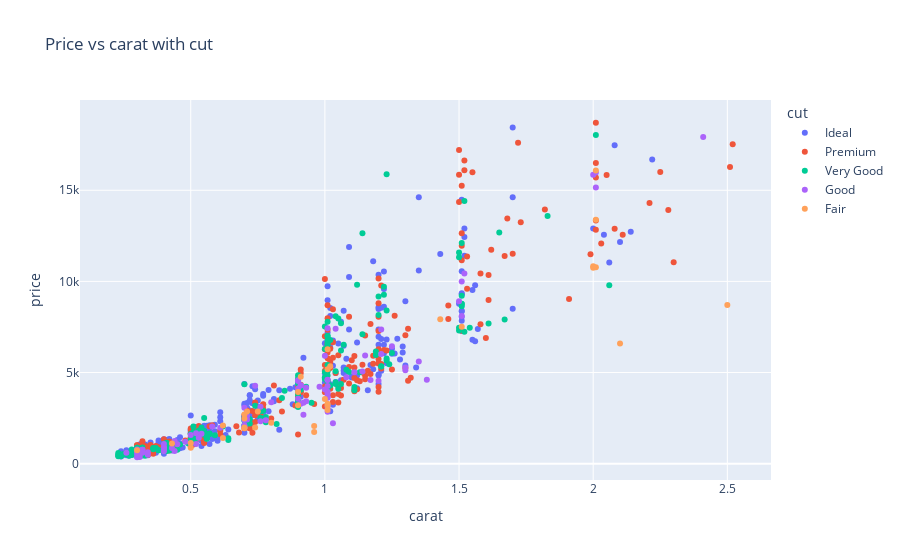

The code cell stored with this chart in its notebook:
### Code cell
scatter_diamods_by(diamonds, 'cut')

### Figure 1 — Plotly figure (JSON) as saved in the notebook; plotly's stock layout.template omitted (floating-point values rounded to 4 significant figures; data arrays with more than 128 entries replaced by an {"elided": "..."} marker saying what was removed)
{"data": [{"hovertemplate": "cut=Ideal<br>carat=%{x}<br>price=%{y}<extra></extra>", "legendgroup": "Ideal", "marker": {"color": "#636efa", "symbol": "circle"}, "mode": "markers", "name": "Ideal", "orientation": "v", "showlegend": true, "type": "scatter", "x": {"elided": "380 float values"}, "xaxis": "x", "y": {"elided": "380 int values"}, "yaxis": "y"}, {"hovertemplate": "cut=Premium<br>carat=%{x}<br>price=%{y}<extra></extra>", "legendgroup": "Premium", "marker": {"color": "#EF553B", "symbol": "circle"}, "mode": "markers", "name": "Premium", "orientation": "v", "showlegend": true, "type": "scatter", "x": {"elided": "289 float values"}, "xaxis": "x", "y": {"elided": "289 int values"}, "yaxis": "y"}, {"hovertemplate": "cut=Very Good<br>carat=%{x}<br>price=%{y}<extra></extra>", "legendgroup": "Very Good", "marker": {"color": "#00cc96", "symbol": "circle"}, "mode": "markers", "name": "Very Good", "orientation": "v", "showlegend": true, "type": "scatter", "x": {"elided": "201 float values"}, "xaxis": "x", "y": {"elided": "201 int values"}, "yaxis": "y"}, {"hovertemplate": "cut=Good<br>carat=%{x}<br>price=%{y}<extra></extra>", "legendgroup": "Good", "marker": {"color": "#ab63fa", "symbol": "circle"}, "mode": "markers", "name": "Good", "orientation": "v", "showlegend": true, "type": "scatter", "x": [1.01, 0.61, 1.5, 0.3, 2.41, 0.52, 1.03, 0.34, 2.01, 0.9, 0.45, 1.38, 0.91, 0.71, 0.74, 0.53, 0.31, 1.01, 0.54, 1.3, 0.31, 1.52, 1.01, 1.01, 0.44, 0.48, 1.01, 2.01, 0.98, 1.25, 0.7, 0.3, 0.93, 1.01, 0.3, 0.76, 1.17, 0.8, 1.01, 0.32, 1.04, 1.51, 1.21, 0.92, 0.4, 0.71, 0.34, 1.11, 1, 0.44, 0.4, 0.93, 0.4, 0.31, 0.91, 1.51, 0.78, 1, 0.4, 0.5, 0.7, 0.7, 1.35, 0.9, 2, 0.7, 0.9, 1.01, 0.32, 0.7, 0.4, 0.52, 0.7, 1.15, 1.3, 0.76, 0.31, 0.4, 0.5, 1.2, 0.32, 1.08, 0.91, 1.21, 0.31, 0.3, 1.01, 0.26, 0.43, 0.92, 1.14, 0.58, 1.01, 0.9], "xaxis": "x", "y": [3111, 1971, 8910, 648, 17923, 1073, 2220, 490, 15977, 4114, 1063, 4598, 3282, 2428, 4274, 1422, 593, 3620, 1637, 5124, 593, 10428, 4588, 3655, 1238, 1199, 3823, 15147, 4226, 6440, 1995, 776, 3425, 3948, 526, 3121, 4586, 3365, 2844, 756, 7399, 8097, 6022, 2677, 1080, 2628, 626, 5015, 4065, 694, 687, 4165, 798, 725, 4298, 10000, 2379, 5920, 786, 1098, 2100, 2401, 5610, 3567, 15851, 2010, 4580, 7430, 756, 3063, 882, 1673, 2591, 5935, 5269, 2326, 583, 882, 1565, 4548, 602, 4742, 4284, 7359, 363, 351, 4260, 599, 858, 3335, 5056, 2041, 4606, 4540], "yaxis": "y"}, {"hovertemplate": "cut=Fair<br>carat=%{x}<br>price=%{y}<extra></extra>", "legendgroup": "Fair", "marker": {"color": "#FFA15A", "symbol": "circle"}, "mode": "markers", "name": "Fair", "orientation": "v", "showlegend": true, "type": "scatter", "x": [2.5, 1.02, 0.75, 0.5, 0.5, 2.01, 0.7, 0.91, 2.1, 1.01, 1.01, 1.01, 2.01, 2, 0.96, 0.96, 1, 1.43, 0.8, 0.7, 0.62, 2, 0.3, 0.9, 1.01, 2.01, 1.51, 0.9, 0.43, 0.74, 1.01, 0.71, 0.7, 0.62, 0.7], "xaxis": "x", "y": [8711, 5350, 2859, 871, 1134, 16086, 2479, 4765, 6597, 2942, 5185, 3197, 10772, 10752, 1739, 2068, 3541, 7928, 2246, 2697, 2088, 10833, 729, 3205, 3280, 13387, 7509, 3931, 1107, 1982, 6271, 2858, 1947, 1410, 1981], "yaxis": "y"}], "layout": {"legend": {"title": {"text": "cut"}, "tracegroupgap": 0}, "title": {"text": "Price vs carat with cut"}, "xaxis": {"anchor": "y", "domain": [0, 1], "title": {"text": "carat"}}, "yaxis": {"anchor": "x", "domain": [0, 1], "title": {"text": "price"}}}}
